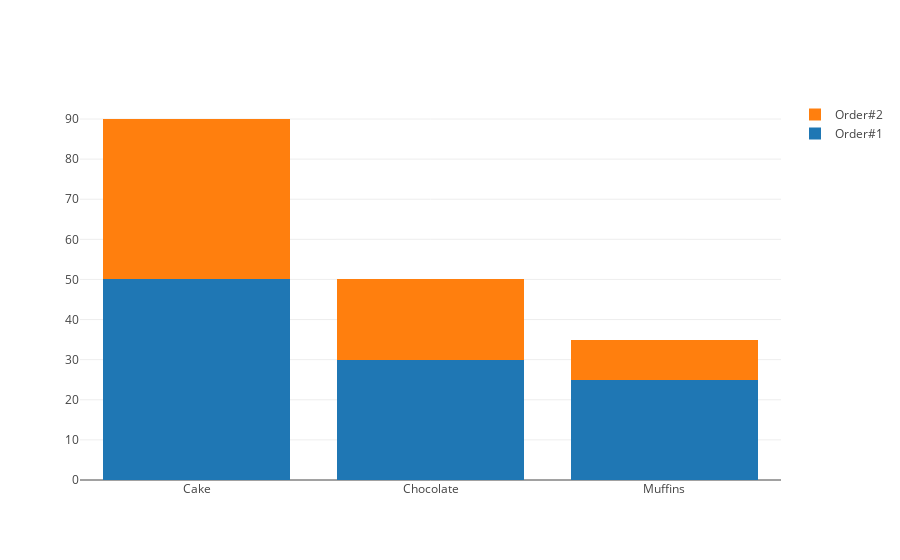

Source (notebook cell):
### Code cell
layout = go.Layout(barmode = 'stack')

fig = dict(data = data, 
           layout = layout)

offline.iplot(fig)

### Figure 1 — Plotly figure (JSON) as saved in the notebook; plotly's stock layout.template omitted (floating-point values rounded to 4 significant figures)
{"data": [{"name": "Order#1", "type": "bar", "x": ["Cake", "Chocolate", "Muffins"], "y": [50, 30, 25]}, {"name": "Order#2", "type": "bar", "x": ["Cake", "Chocolate", "Muffins"], "y": [40, 20, 10]}], "layout": {"barmode": "stack"}}
